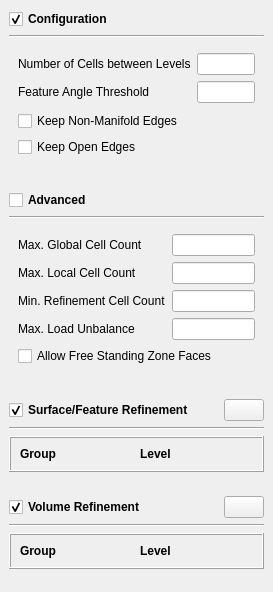
                 <widget class="QWidget" name="scrollAreaWidgetContents">
                  <property name="geometry">
                   <rect>
                    <x>0</x>
                    <y>0</y>
                    <width>273</width>
                    <height>592</height>
                   </rect>
                  </property>
                  <layout class="QVBoxLayout" name="verticalLayout_8">
                   <property name="leftMargin">
                    <number>0</number>
                   </property>
                   <property name="topMargin">
                    <number>0</number>
                   </property>
                   <property name="rightMargin">
                    <number>0</number>
                   </property>
                   <property name="bottomMargin">
                    <number>0</number>
                   </property>
                   <item>
                    <widget class="QWidget" name="widget_11" native="true">
                     <layout class="QVBoxLayout" name="verticalLayout_9">
                      <property name="bottomMargin">
                       <number>9</number>
                      </property>
                      <item>
                       <widget class="FolderHeader" name="castellationConfigurationHeader">
                        <property name="sizePolicy">
                         <sizepolicy hsizetype="Expanding" vsizetype="Fixed">
                          <horstretch>0</horstretch>
                          <verstretch>0</verstretch>
                         </sizepolicy>
                        </property>
                        <property name="font">
                         <font>
                          <bold>true</bold>
                         </font>
                        </property>
                        <property name="text">
                         <string>Configuration</string>
                        </property>
                        <property name="checked">
                         <bool>true</bool>
                        </property>
                       </widget>
                      </item>
                      <item>
                       <widget class="Line" name="line_4">
                        <property name="orientation">
                         <enum>Qt::Horizontal</enum>
                        </property>
                       </widget>
                      </item>
                      <item>
                       <widget class="QWidget" name="castellationConfiguration" native="true">
                        <layout class="QVBoxLayout" name="verticalLayout_10">
                         <property name="spacing">
                          <number>0</number>
                         </property>
                         <property name="topMargin">
                          <number>0</number>
                         </property>
                         <property name="bottomMargin">
                          <number>0</number>
                         </property>
                         <item>
                          <widget class="QWidget" name="widget_12" native="true">
                           <layout class="QFormLayout" name="formLayout_3">
                            <property name="leftMargin">
                             <number>0</number>
                            </property>
                            <property name="rightMargin">
                             <number>0</number>
                            </property>
                            <property name="bottomMargin">
                             <number>4</number>
                            </property>
                            <item row="0" column="0">
                             <widget class="QLabel" name="label_15">
                              <property name="text">
                               <string>Number of Cells between Levels</string>
                              </property>
                             </widget>
                            </item>
                            <item row="0" column="1">
                             <widget class="QLineEdit" name="nCellsBetweenLevels"/>
                            </item>
                            <item row="1" column="0">
                             <widget class="QLabel" name="label_16">
                              <property name="text">
                               <string>Feature Angle Threshold</string>
                              </property>
                             </widget>
                            </item>
                            <item row="1" column="1">
                             <widget class="QLineEdit" name="resolveFeatureAngle"/>
                            </item>
                           </layout>
                          </widget>
                         </item>
                         <item>
                          <widget class="QWidget" name="widget_13" native="true">
                           <layout class="QVBoxLayout" name="verticalLayout_11">
                            <property name="leftMargin">
                             <number>0</number>
                            </property>
                            <property name="topMargin">
                             <number>4</number>
                            </property>
                            <property name="rightMargin">
                             <number>0</number>
                            </property>
                            <item>
                             <widget class="QCheckBox" name="keepNonManifoldEdges">
                              <property name="text">
                               <string>Keep Non-Manifold Edges</string>
                              </property>
                             </widget>
                            </item>
                            <item>
                             <widget class="QCheckBox" name="keepOpenEdges">
                              <property name="text">
                               <string>Keep Open Edges</string>
                              </property>
                             </widget>
                            </item>
                           </layout>
                          </widget>
                         </item>
                        </layout>
                       </widget>
                      </item>
                     </layout>
                    </widget>
                   </item>
                   <item>
                    <widget class="QWidget" name="widget_22" native="true">
                     <layout class="QVBoxLayout" name="verticalLayout_13">
                      <property name="bottomMargin">
                       <number>9</number>
                      </property>
                      <item>
                       <widget class="FolderHeader" name="castellationAdvancedHeader">
                        <property name="sizePolicy">
                         <sizepolicy hsizetype="Expanding" vsizetype="Fixed">
                          <horstretch>0</horstretch>
                          <verstretch>0</verstretch>
                         </sizepolicy>
                        </property>
                        <property name="font">
                         <font>
                          <bold>true</bold>
                         </font>
                        </property>
                        <property name="text">
                         <string>Advanced</string>
                        </property>
                        <property name="checked">
                         <bool>false</bool>
                        </property>
                       </widget>
                      </item>
                      <item>
                       <widget class="Line" name="line_13">
                        <property name="orientation">
                         <enum>Qt::Horizontal</enum>
                        </property>
                       </widget>
                      </item>
                      <item>
                       <widget class="QWidget" name="castellationAdvanced" native="true">
                        <layout class="QVBoxLayout" name="verticalLayout_27">
                         <item>
                          <widget class="QWidget" name="widget_25" native="true">
                           <layout class="QFormLayout" name="formLayout_8">
                            <property name="leftMargin">
                             <number>0</number>
                            </property>
                            <property name="topMargin">
                             <number>0</number>
                            </property>
                            <property name="rightMargin">
                             <number>0</number>
                            </property>
                            <property name="bottomMargin">
                             <number>0</number>
                            </property>
                            <item row="0" column="0">
                             <widget class="QLabel" name="label_41">
                              <property name="text">
                               <string>Max. Global Cell Count</string>
                              </property>
                             </widget>
                            </item>
                            <item row="0" column="1">
                             <widget class="QLineEdit" name="maxGlobalCells"/>
                            </item>
                            <item row="1" column="0">
                             <widget class="QLabel" name="label_42">
                              <property name="text">
                               <string>Max. Local Cell Count</string>
                              </property>
                             </widget>
                            </item>
                            <item row="1" column="1">
                             <widget class="QLineEdit" name="maxLocalCells"/>
                            </item>
                            <item row="2" column="0">
                             <widget class="QLabel" name="label_43">
                              <property name="text">
                               <string>Min. Refinement Cell Count</string>
                              </property>
                             </widget>
                            </item>
                            <item row="2" column="1">
                             <widget class="QLineEdit" name="minRefinementCells"/>
                            </item>
                            <item row="3" column="0">
                             <widget class="QLabel" name="label_44">
                              <property name="text">
                               <string>Max. Load Unbalance</string>
                              </property>
                             </widget>
                            </item>
                            <item row="3" column="1">
                             <widget class="QLineEdit" name="maxLoadUnbalance"/>
                            </item>
                           </layout>
                          </widget>
                         </item>
                         <item>
                          <widget class="QCheckBox" name="allowFreeStandingZoneFaces">
                           <property name="text">
                            <string>Allow Free Standing Zone Faces</string>
                           </property>
                          </widget>
                         </item>
                        </layout>
                       </widget>
                      </item>
                     </layout>
                    </widget>
                   </item>
                   <item>
                    <widget class="QWidget" name="widget_26" native="true">
                     <layout class="QVBoxLayout" name="verticalLayout_28">
                      <item>
                       <widget class="QWidget" name="widget_27" native="true">
                        <layout class="QHBoxLayout" name="horizontalLayout_13">
                         <property name="leftMargin">
                          <number>0</number>
                         </property>
                         <property name="topMargin">
                          <number>0</number>
                         </property>
                         <property name="rightMargin">
                          <number>0</number>
                         </property>
                         <property name="bottomMargin">
                          <number>0</number>
                         </property>
                         <item>
                          <widget class="FolderHeader" name="surfaceRefinementHeader">
                           <property name="sizePolicy">
                            <sizepolicy hsizetype="Expanding" vsizetype="Fixed">
                             <horstretch>0</horstretch>
                             <verstretch>0</verstretch>
                            </sizepolicy>
                           </property>
                           <property name="font">
                            <font>
                             <bold>true</bold>
                            </font>
                           </property>
                           <property name="text">
                            <string>Surface/Feature Refinement</string>
                           </property>
                           <property name="checked">
                            <bool>true</bool>
                           </property>
                          </widget>
                         </item>
                         <item>
                          <widget class="FlatPushButton" name="surfaceRefinementAdd">
                           <property name="text">
                            <string/>
                           </property>
                           <property name="icon">
                            <iconset resource="../../../resource.qrc">
                             <normaloff>:/icons/add-circle-outline.svg</normaloff>:/icons/add-circle-outline.svg</iconset>
                           </property>
                          </widget>
                         </item>
                        </layout>
                       </widget>
                      </item>
                      <item>
                       <widget class="Line" name="line_5">
                        <property name="orientation">
                         <enum>Qt::Horizontal</enum>
                        </property>
                       </widget>
                      </item>
                      <item>
                       <widget class="ListTable" name="surfaceRefinement">
                        <property name="styleSheet">
                         <string notr="true"/>
                        </property>
                        <property name="frameShape">
                         <enum>QFrame::Box</enum>
                        </property>
                        <property name="frameShadow">
                         <enum>QFrame::Raised</enum>
                        </property>
                        <layout class="QGridLayout" name="gridLayout_2">
                         <item row="0" column="1">
                          <widget class="QLabel" name="label_45">
                           <property name="font">
                            <font>
                             <bold>true</bold>
                            </font>
                           </property>
                           <property name="text">
                            <string>Level</string>
                           </property>
                          </widget>
                         </item>
                         <item row="0" column="0">
                          <widget class="QLabel" name="label_46">
                           <property name="font">
                            <font>
                             <bold>true</bold>
                            </font>
                           </property>
                           <property name="text">
                            <string>Group</string>
                           </property>
                          </widget>
                         </item>
                        </layout>
                       </widget>
                      </item>
                     </layout>
                    </widget>
                   </item>
                   <item>
                    <widget class="QWidget" name="widget_14" native="true">
                     <layout class="QVBoxLayout" name="verticalLayout_12">
                      <item>
                       <widget class="QWidget" name="widget_28" native="true">
                        <layout class="QHBoxLayout" name="horizontalLayout_15">
                         <property name="leftMargin">
                          <number>0</number>
                         </property>
                         <property name="topMargin">
                          <number>0</number>
                         </property>
                         <property name="rightMargin">
                          <number>0</number>
                         </property>
                         <property name="bottomMargin">
                          <number>0</number>
                         </property>
                         <item>
                          <widget class="FolderHeader" name="volumeRefinementHeader">
                           <property name="sizePolicy">
                            <sizepolicy hsizetype="Expanding" vsizetype="Fixed">
                             <horstretch>0</horstretch>
                             <verstretch>0</verstretch>
                            </sizepolicy>
                           </property>
                           <property name="font">
                            <font>
                             <bold>true</bold>
                            </font>
                           </property>
                           <property name="text">
                            <string>Volume Refinement</string>
                           </property>
                           <property name="checked">
                            <bool>true</bool>
                           </property>
                          </widget>
                         </item>
                         <item>
                          <widget class="FlatPushButton" name="volumeRefinementAdd">
                           <property name="text">
                            <string/>
                           </property>
                           <property name="icon">
                            <iconset resource="../../../resource.qrc">
                             <normaloff>:/icons/add-circle-outline.svg</normaloff>:/icons/add-circle-outline.svg</iconset>
                           </property>
                          </widget>
                         </item>
                        </layout>
                       </widget>
                      </item>
                      <item>
                       <widget class="Line" name="line_14">
                        <property name="orientation">
                         <enum>Qt::Horizontal</enum>
                        </property>
                       </widget>
                      </item>
                      <item>
                       <widget class="ListTable" name="volumeRefinement">
                        <property name="frameShape">
                         <enum>QFrame::Box</enum>
                        </property>
                        <property name="frameShadow">
                         <enum>QFrame::Raised</enum>
                        </property>
                        <layout class="QGridLayout" name="gridLayout_4">
                         <item row="0" column="0">
                          <widget class="QLabel" name="label_50">
                           <property name="font">
                            <font>
                             <bold>true</bold>
                            </font>
                           </property>
                           <property name="text">
                            <string>Group</string>
                           </property>
                          </widget>
                         </item>
                         <item row="0" column="1">
                          <widget class="QLabel" name="label_49">
                           <property name="font">
                            <font>
                             <bold>true</bold>
                            </font>
                           </property>
                           <property name="text">
                            <string>Level</string>
                           </property>
                          </widget>
                         </item>
                        </layout>
                       </widget>
                      </item>
                      <item>
                       <spacer name="verticalSpacer_5">
                        <property name="orientation">
                         <enum>Qt::Vertical</enum>
                        </property>
                        <property name="sizeHint" stdset="0">
                         <size>
                          <width>20</width>
                          <height>40</height>
                         </size>
                        </property>
                       </spacer>
                      </item>
                     </layout>
                    </widget>
                   </item>
                  </layout>
                 </widget>
